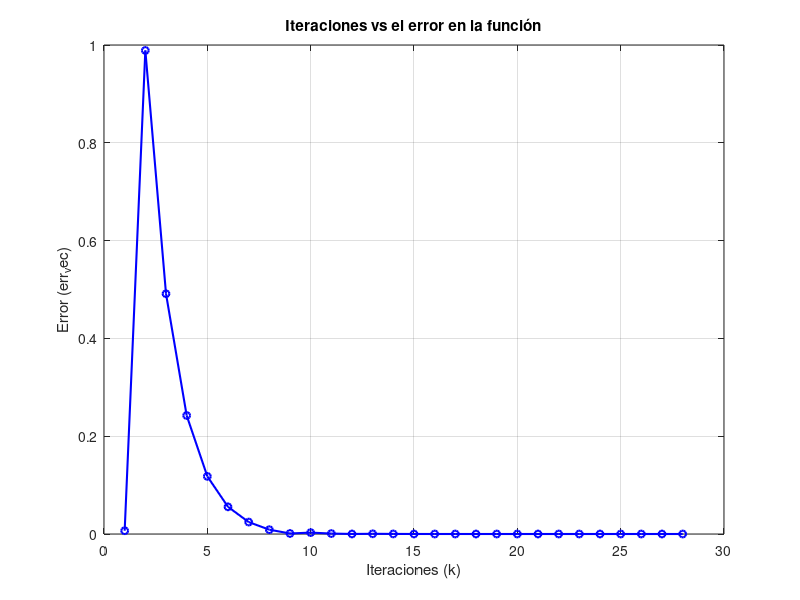
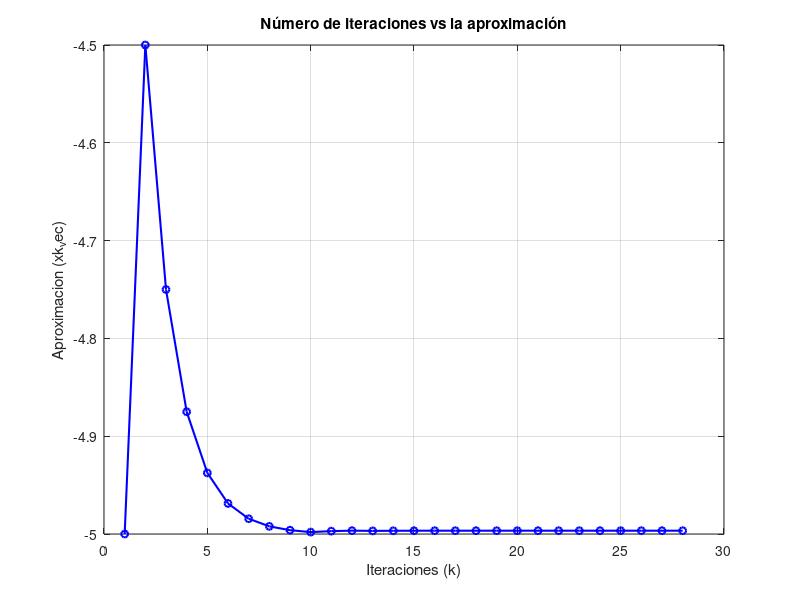

The MATLAB script that drew these images, in order:
function pregunta_3()
  clc; clear;close all

  % Definir la función
  f='exp(x)-2*x-10';

  % Parámetros
  a=-6;
  b=-4;
  tol=1e-8;
  iterMax=1000;

  % Llamar al método de bisección
  [xk,k,erk]=biseccion(f,a,b,tol,iterMax);

  % Mostrar resultados
  printf("Raíz aproximada: %.10f\n", xk);
  printf("Número de iteraciones: %d\n", k);
  printf("Error en la función: %.2e\n", erk);

end

function [xk,k,erk]=biseccion(f,a,b,tol,iterMax)
  % Método de bisección para encontrar una raíz de una función en un intervalo
  %
  % Parámetros:
  %   f : string
  %       Función en formato string para evaluar
  %   a : float
  %       Extremo izquierdo del intervalo inicial
  %   b : float
  %       Extremo derecho del intervalo inicial
  %   tol : float
  %       Tolerancia para el criterio de parada
  %   iterMax : int
  %       Número máximo de iteraciones permitidas
  %
  % Retorna:
  %   xk : float
  %       Aproximación de la raíz encontrada
  %   k : int
  %       Número de iteraciones realizadas
  %   erk : float
  %       Error absoluto de la función en la aproximación final

  fn=str2func(['@(x)' f]);  %Funcion Numerica (Usar)

  if fn(a) * fn(b) > 0
    error ('La función no cambia de signo en [a,b]');
  endif

  % Vectores para informacion de graficas
  err_vec = [];
  xk_vec = [];

   % Iteraciones del método de bisección
  for k=1:iterMax
    xk= (a + b) / 2; % Punto medio del intervalo

    % Guardar informacion para graficas
    err_vec(end + 1) = abs(fn(xk));
    xk_vec(end + 1) = xk;

    % Determinar en qué subintervalo está la raíz
    if fn(a)*fn(xk)<0
      b = xk;
    else
      a = xk;
    endif

    % Calcular error absoluto
    erk=abs(fn(xk));

    % Verificar criterio de parada
    if erk<tol
      break;
    endif
  endfor

  % Gráficas
  k;
  err_vec;
  xk_vec;

  % Generar gráfica de error vs iteraciones
  figure;
  plot(1:k, abs(err_vec), 'b-o', 'LineWidth', 1.5, 'MarkerSize', 5);
  title('Iteraciones vs el error en la función');
  xlabel('Iteraciones (k)');
  ylabel('Error (err_vec)');
  grid on;

  % Generar gráfica de aproximación vs iteraciones
  figure;
  plot(1:k, xk_vec, 'b-o', 'LineWidth', 1.5, 'MarkerSize', 5);
  title('Número de iteraciones vs la aproximación');
  xlabel('Iteraciones (k)');
  ylabel('Aproximacion (xk_vec)');
  grid on;

end
